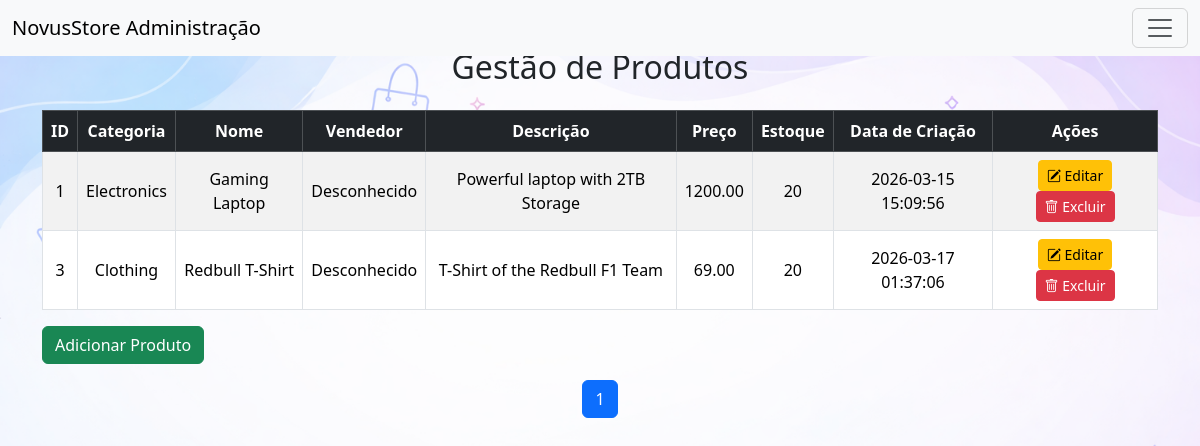
The app's page /Admin/ProductManagement/products_management.php (signed in), older data.
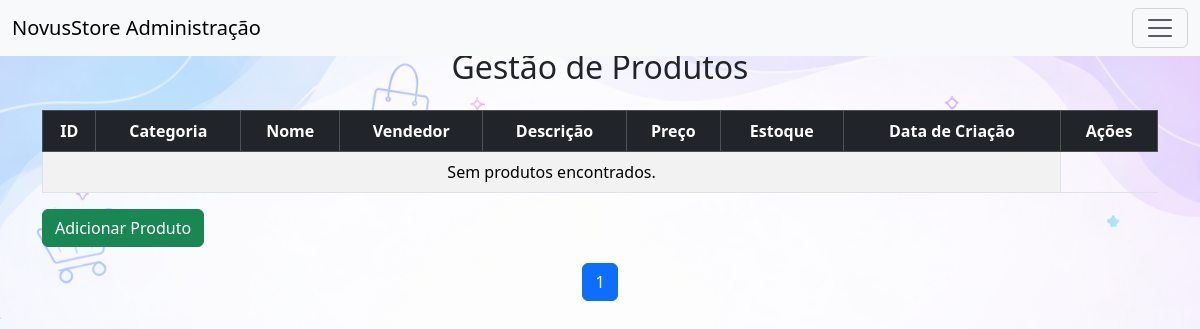
The same page, newer data.
### tables this page shows
CREATE TABLE `products` (
  `ID` int(11) NOT NULL,
  `Category_ID` int(11) NOT NULL,
  `Publisher_ID` int(11) DEFAULT NULL,
  `Name` varchar(100) NOT NULL,
  `Description` text DEFAULT NULL,
  `Price` decimal(10,2) NOT NULL,
  `Stock` int(11) DEFAULT 0,
  `Image` longblob DEFAULT NULL,
  `Created_At` datetime DEFAULT current_timestamp()
);

CREATE TABLE `categories` (
  `ID` int(11) NOT NULL,
  `Name` varchar(100) NOT NULL,
  `Description` text DEFAULT NULL,
  `Created_At` datetime DEFAULT current_timestamp(),
  `Icon` varchar(64) NOT NULL DEFAULT 'bi-list-ul'
);

### Admin/ProductManagement/products_management.php (the view, shortened to what this page needs)
<?php
  include '../../Connection/connection.php';
  $limit = 10;
	$page = isset($_GET['page']) ? intval($_GET['page']) : 1;
	$offset = ($page - 1) * $limit;
	$count_sql = "SELECT COUNT(*) AS total FROM categories";
	$count_result = $connection->query($count_sql);
	$count_row = $count_result->fetch_assoc();
	$total_categories = $count_row['total'];
	$total_pages = ceil($total_categories / $limit);
	$sql = "SELECT products.*, categories.Name AS Category_Name, users.Username AS Publisher_Name FROM products LEFT JOIN categories ON products.Category_ID = categories.ID LEFT JOIN users ON products.Publisher_ID = users.ID ORDER BY products.ID LIMIT $limit OFFSET $offset";
	$result = $connection -> query($sql);
?>
<!DOCTYPE html>
<html lang="en">
  <head>
    <link href="https://cdn.jsdelivr.net/npm/bootstrap@5.3.8/dist/css/bootstrap.min.css" rel="stylesheet">
    <link href="https://cdn.jsdelivr.net/npm/bootstrap-icons@1.10.5/font/bootstrap-icons.css" rel="stylesheet">
  </head>
  <body>
    <nav class="navbar bg-body-tertiary fixed-top">
      <div class="container-fluid">
        <a class="navbar-brand" href="#">NovusStore Administração</a>
        <button class="navbar-toggler" type="button" data-bs-toggle="offcanvas" data-bs-target="#offcanvasNavbar" aria-controls="offcanvasNavbar" aria-label="Toggle navigation">
          <span class="navbar-toggler-icon"></span>
        </button>
      </div>
    </nav>
    <main class="container my-5">
      <h2 class="mb-4 text-center">Gestão de Produtos</h2>
      <div class="table-responsive">
        <table class="table table-striped table-bordered align-middle">
          <thead class="table-dark text-center">
            <tr>
              <th>ID</th>
              <th>Categoria</th>
              <th>Nome</th>
              <th>Vendedor</th>
              <th>Descrição</th>
              <th>Preço</th>
              <th>Estoque</th>
              <th>Data de Criação</th>
              <th>Ações</th>
            </tr>
          </thead>
          <tbody>
            <?php if ($result->num_rows > 0): ?>
              <?php while ($product = $result->fetch_assoc()): ?>
                <tr>
                  <td class="text-center"><?= htmlspecialchars($product['ID']) ?></td>
                  <td class="text-center"><?= htmlspecialchars($product['Category_Name']) ?></td>
                  <td class="text-center"><?= htmlspecialchars($product['Name']) ?></td>
                  <td class="text-center"><?= htmlspecialchars($product['Publisher_Name'] ?? 'Desconhecido') ?></td>
                  <td class="text-center"><?= htmlspecialchars($product['Description']) ?></td>
                  <td class="text-center"><?= htmlspecialchars($product['Price']) ?></td>
                  <td class="text-center"><?= htmlspecialchars($product['Stock']) ?></td>
                  <td class="text-center"><?= htmlspecialchars($product['Created_At']) ?></td>
                  <td class="text-center">
                    <a class="btn btn-warning btn-sm" href="edit_product.php?id=<?php echo $product['ID']; ?>">
                      <i class="bi bi-pencil-square"></i> Editar
                    </a>
                    <a class="btn btn-danger btn-sm" href="delete_product.php?id=<?php echo $product['ID']; ?>" onclick="return confirm('Tens a certeza que queres excluir este produto?');">
                      <i class="bi bi-trash"></i> Excluir
                    </a>
                  </td>
                </tr>
              <?php endwhile; ?>
            <?php else: ?>
              <tr>
                <td colspan="8" class="text-center">Sem produtos encontrados.</td>
              </tr>
            <?php endif; ?>
          </tbody>
        </table>
      </div>
      <a href="add_product.php" class="btn btn-success mb-3">Adicionar Produto</a>
      <nav>
				<ul class="pagination justify-content-center">
					<?php for ($i = 1; $i <= $total_pages; $i++): ?>
						<li class="page-item <?= ($i == $page) ? 'active' : '' ?>">
							<a class="page-link" href="?page=<?= $i ?>"><?= $i ?></a>
						</li>
					<?php endfor; ?>
				</ul>
			</nav>
    </main>
  </body>
</html>

Row changes from the older to the newer data that the page shows:
removed products: ID "1", Category_ID.Name "Electronics", Name "Gaming Laptop", Publisher_Name "Desconhecido", Description "Powerful laptop with 2TB Storage", Price "1200.00", Stock "20", Created_At "2026-03-15 15:09:56"
removed products: ID "3", Category_ID.Name "Clothing", Name "Redbull T-Shirt", Publisher_Name "Desconhecido", Description "T-Shirt of the Redbull F1 Team", Price "69.00", Stock "20", Created_At "2026-03-17 01:37:06"
Text that changed along with them:
text now shown: "Sem produtos encontrados."
